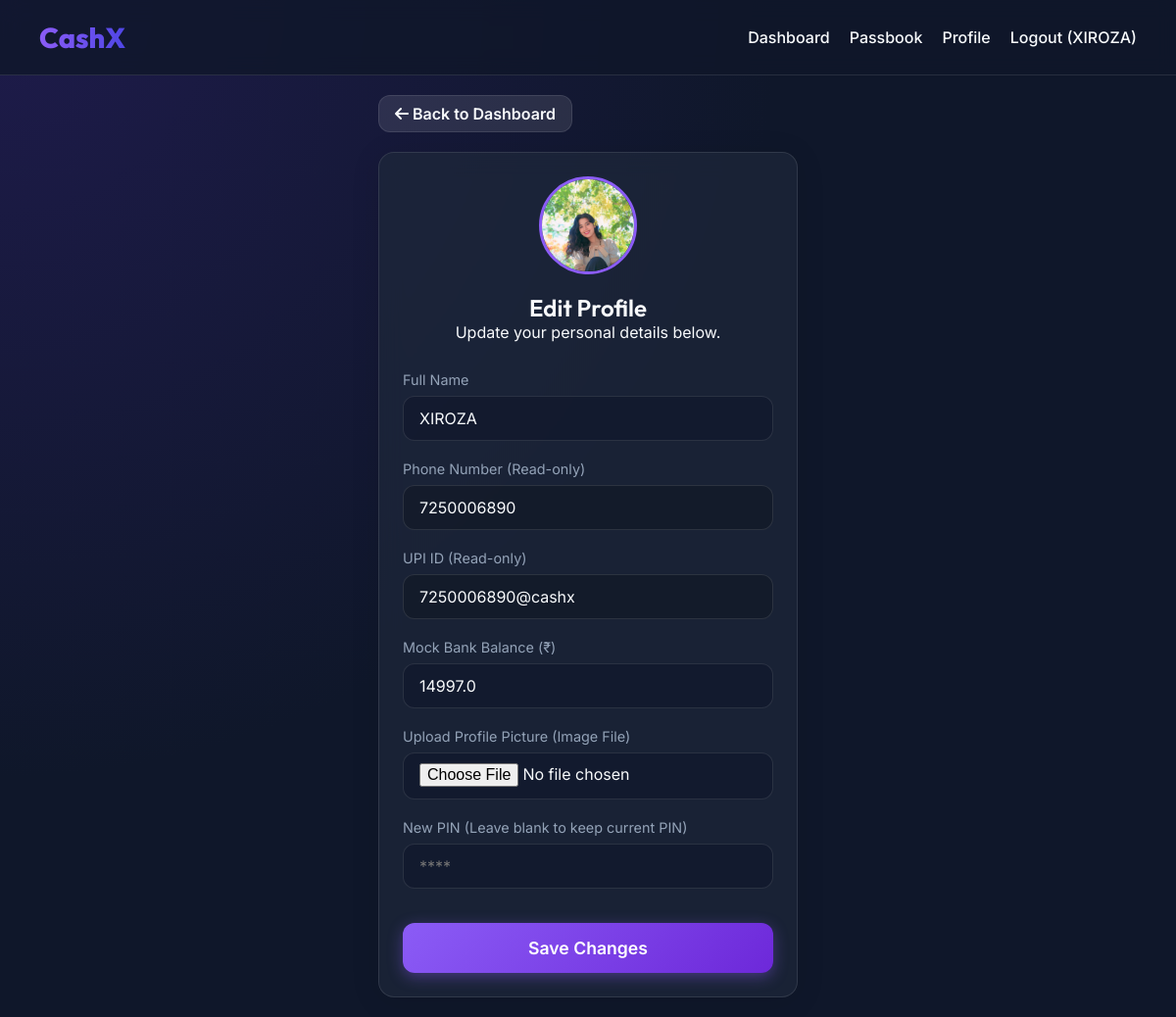
The app's page /profile (signed in) with its own data.
### models.py (models this page shows)
class User(UserMixin, db.Model):
    id = db.Column(db.Integer, primary_key=True)
    name = db.Column(db.String(100), nullable=False)
    email = db.Column(db.String(120), unique=True, nullable=True)
    phone_number = db.Column(db.String(15), unique=True, nullable=False)
    upi_id = db.Column(db.String(50), unique=True, nullable=True)
    pin_hash = db.Column(db.String(255), nullable=False)
    profile_pic = db.Column(db.String(255), default='https://ui-avatars.com/api/?name=User&background=random')
    balance = db.Column(db.Float, default=5000.0) # Mock starting balance
    gold_balance_grams = db.Column(db.Float, default=0.0)
    transactions = db.relationship('Transaction', backref='user', lazy=True)
    linked_banks = db.relationship('BankAccount', backref='user', lazy=True)

class BankAccount(db.Model):
    id = db.Column(db.Integer, primary_key=True)
    user_id = db.Column(db.Integer, db.ForeignKey('user.id'), nullable=False)
    bank_name = db.Column(db.String(100), nullable=False)
    account_number_last4 = db.Column(db.String(4), nullable=False)
    balance = db.Column(db.Float, default=10000.0)

### routes_dashboard.py (the view, shortened to what this page needs)
@dashboard_bp.route('/profile', methods=['GET', 'POST'])
@login_required
def profile():
    return render_template('dashboard/profile.html')

### templates/dashboard/profile.html
{% extends 'base.html' %}
{% block content %}
<div style="margin-bottom: 20px;">
    <a href="{{ url_for('dashboard.home') }}" class="btn btn-secondary" style="padding: 8px 16px;"><i class="fa-solid fa-arrow-left"></i> Back to Dashboard</a>
</div>
<div class="glass-panel" style="max-width: 600px; margin: 0 auto;">
    <div style="text-align: center; margin-bottom: 30px;">
        <img src="{{ current_user.profile_pic }}" alt="Profile Picture" style="width: 100px; height: 100px; border-radius: 50px; border: 3px solid var(--primary); object-fit: cover; margin-bottom: 15px;">
        <h2>Edit Profile</h2>
        <p class="text-muted">Update your personal details below.</p>
    </div>
    <form method="POST" action="{{ url_for('dashboard.profile') }}" enctype="multipart/form-data">
        <div class="form-group">
            <label>Full Name</label>
            <input type="text" name="name" class="form-control" value="{{ current_user.name }}" required>
        </div>
        <div class="form-group">
            <label>Phone Number (Read-only)</label>
            <input type="text" class="form-control" value="{{ current_user.phone_number }}" disabled style="background: rgba(0,0,0,0.2);">
        </div>
        <div class="form-group">
            <label>UPI ID (Read-only)</label>
            <input type="text" class="form-control" value="{{ current_user.upi_id }}" disabled style="background: rgba(0,0,0,0.2);">
        </div>
        <div class="form-group">
            <label>Mock Bank Balance (₹)</label>
            <input type="number" name="bank_balance" class="form-control" value="{{ current_user.linked_banks[0].balance if current_user.linked_banks else 0 }}">
        </div>
        <div class="form-group">
            <label>Upload Profile Picture (Image File)</label>
            <input type="file" name="profile_pic_file" accept="image/*" class="form-control" style="padding-top: 10px;">
        </div>
        <div class="form-group">
            <label>New PIN (Leave blank to keep current PIN)</label>
            <input type="password" name="pin" class="form-control" placeholder="****">
        </div>
        <button type="submit" class="btn btn-primary" style="width: 100%; font-size: 1.1rem; padding: 15px; margin-top: 15px;">Save Changes</button>
    </form>
</div>
{% endblock %}

### templates/base.html (shortened to what this page needs)
<!DOCTYPE html>
<html lang="en">
<head>
    <link rel="stylesheet" href="{{ url_for('static', filename='css/style.css') }}">
    <link rel="stylesheet" href="https://cdnjs.cloudflare.com/ajax/libs/font-awesome/6.4.0/css/all.min.css">
</head>
<body>
    {% if current_user.is_authenticated %}
    <nav class="navbar">
        <a href="{{ url_for('dashboard.home') }}" class="navbar-brand">CashX</a>
        <div class="nav-links">
            <a href="{{ url_for('dashboard.home') }}">Dashboard</a>
            <a href="{{ url_for('dashboard.passbook') }}">Passbook</a>
            <a href="{{ url_for('dashboard.profile') }}">Profile</a>
            <a href="{{ url_for('auth.logout') }}">Logout ({{ current_user.name }})</a>
        </div>
    </nav>
    {% endif %}
    <div class="container">
        {% block content %}{% endblock %}
    </div>
</body>
</html>

### static/css/style.css (style rules this page uses)
:root { --primary: #8B5CF6; --primary-dark: #6D28D9; --secondary: #4F46E5; --success: #10B981; --warning: #F59E0B; --danger: #EF4444; --info: #3B82F6; --bg-dark: #0f172a; --bg-card: rgba(30, 41, 59, 0.7); --glass-border: rgba(255, 255, 255, 0.1); --text-main: #F8FAFC; --text-muted: #94A3B8; --font-heading: 'Outfit', sans-serif; --font-body: 'Inter', sans-serif; }
* { margin: 0; padding: 0; box-sizing: border-box; font-family: var(--font-body); }
body { background-color: var(--bg-dark); color: var(--text-main); min-height: 100vh; display: flex; flex-direction: column; background: radial-gradient(circle at top left, #1e1b4b 0%, #0f172a 50%, #0f172a 100%); background-attachment: fixed; }
h1, h2, h3, h4, h5, h6 { font-family: var(--font-heading); font-weight: 600; }
.glass-panel { background: var(--bg-card); backdrop-filter: blur(12px); -webkit-backdrop-filter: blur(12px); border: 1px solid var(--glass-border); border-radius: 16px; padding: 24px; box-shadow: 0 4px 30px rgba(0, 0, 0, 0.1); transition: transform 0.3s ease, box-shadow 0.3s ease; }
.container { max-width: 1200px; margin: 0 auto; padding: 20px; flex: 1; }
.navbar { display: flex; justify-content: space-between; align-items: center; padding: 20px 40px; background: rgba(15, 23, 42, 0.8); backdrop-filter: blur(10px); border-bottom: 1px solid var(--glass-border); position: sticky; top: 0; z-index: 100; }
.navbar-brand { font-family: var(--font-heading); font-size: 1.8rem; font-weight: 800; color: var(--primary); text-decoration: none; background: linear-gradient(to right, var(--primary), var(--secondary)); -webkit-background-clip: text; -webkit-text-fill-color: transparent; }
.nav-links { display: flex; gap: 20px; }
.nav-links a { color: var(--text-main); text-decoration: none; font-weight: 500; transition: color 0.3s; }
.btn { display: inline-block; padding: 12px 24px; border-radius: 12px; font-weight: 600; text-decoration: none; cursor: pointer; border: none; transition: all 0.3s ease; text-align: center; }
.btn-primary { background: linear-gradient(135deg, var(--primary) 0%, var(--primary-dark) 100%); color: white; box-shadow: 0 4px 15px rgba(139, 92, 246, 0.4); }
.btn-secondary { background: rgba(255,255,255,0.1); color: var(--text-main); border: 1px solid var(--glass-border); }
.form-group { margin-bottom: 20px; }
.form-group label { display: block; margin-bottom: 8px; color: var(--text-muted); font-size: 0.9rem; }
.form-control { width: 100%; padding: 12px 16px; background: rgba(15, 23, 42, 0.6); border: 1px solid var(--glass-border); border-radius: 12px; color: var(--text-main); font-size: 1rem; transition: border-color 0.3s; }

### records on screen
User: name "XIROZA", profile_pic (picture), phone_number "7250006890", upi_id "7250006890@cashx"
BankAccount: bank_balance "14997.0"
